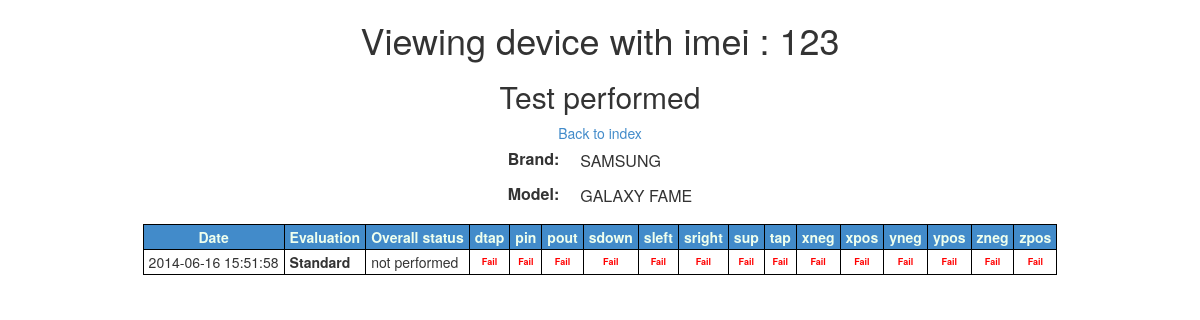
Page /admin/devices/view.php?imei=123 on the earlier database version.
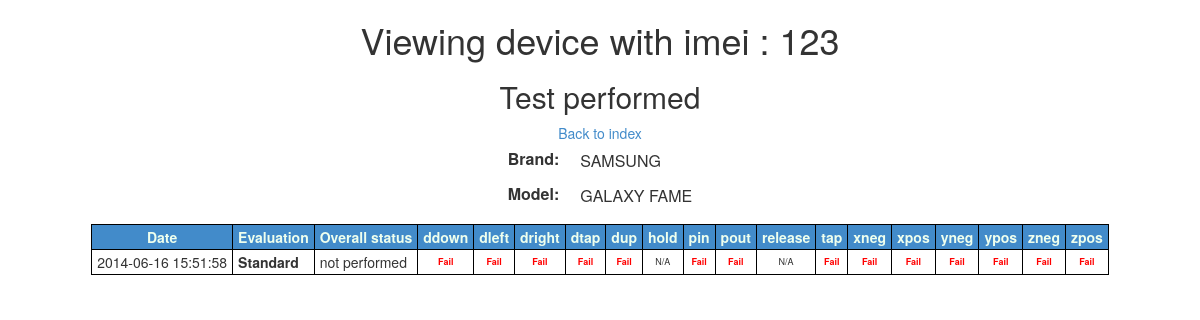
Same page on the later database version.
### tables this page shows
CREATE TABLE `tests` (
  `id_test` int(11) NOT NULL AUTO_INCREMENT,
  `name` varchar(45) DEFAULT NULL,
  `action` int(11) NOT NULL DEFAULT '26' COMMENT 'contains the different tests that can be performed, i.e. tap, double tap, swipes, pinches and more.',
  `description` varchar(45) DEFAULT NULL,
  `tag` varchar(45) NOT NULL,
  PRIMARY KEY (`id_test`),
  KEY `fk_tests_1_idx` (`action`),
  CONSTRAINT `fk_tests_1` FOREIGN KEY (`action`) REFERENCES `supported_events` (`id_event`) ON DELETE NO ACTION ON UPDATE NO ACTION
);

### admin/devices/view.php (the view, shortened to what the changed rows need)
<html>
    <head>
        <?php
        include_once '../../template/_head.php';
        include_once "../requests/getTests.php";
        ?>
        <link href="/mobile/admin/css/admin.css" rel="stylesheet" type="text/css" >
    </head>
    <body>
        <div class="container">
            <?php
            $link = mysqli_connect($hst, $usrnm, $psswrd, $schm) or die("Error " . mysqli_error($link));
            $imei = filter_input(INPUT_GET, "imei");
            $device = "SELECT d.*, b.id_brand, b.name as brand_name, m.id_model, m.name as model_name FROM devices d left outer join brands b on d.id_brand = b.id_brand left outer join models m on d.id_model = m.id_model WHERE d.imei = " . $imei . " ORDER BY d.last_use DESC LIMIT 20;" or die("Error " . mysqli_error($link));
            $device_result = $link->query($device);
            $device = mysqli_fetch_array($device_result);
            $tests_query = "SELECT t.* FROM tests t ORDER BY t.tag;";
            $tests = $link->query($tests_query);
            $resultados_result = "SELECT r.test_date, d.imei, e.name, e.description, s.name as status FROM "
                    . "results r, devices d, evaluations e, status s WHERE "
                    . "r.id_device = d.id_device AND "
                    . "r.id_evaluation = e.id_evaluation AND "
                    . "r.id_status_evaluation = s.id_status AND "
                    . "r.id_device = " . $device["id_device"] . " GROUP BY r.test_date ORDER BY r.test_date DESC;";
            $resultados = $link->query($resultados_result);
            ?>
            <center>
                <h1>Viewing device with imei : <?php echo $imei; ?></h1>
                <h2>Test performed</h2>
                <br>
                <table>
                    <thead>
                        <tr>
                            <th><span class="minify">Date</span></th>
                            <th><span class="minify">Evaluation</span></th>
                            <th><span class="minify">Overall status</span></th>
                            <?php while ($test = mysqli_fetch_array($tests)) { ?>
                            <th><span class="minify vertical"><?php echo $test['tag'] ?></span></th>
                            <?php } ?>
                        </tr>
                    </thead>
                    <tbody>
                        <?php
                        while ($resultado = mysqli_fetch_array($resultados)) {
                            ?>
                            <tr>
                                <td><span class="minify"><?php echo $resultado["test_date"] ?></span></td>
                                <td><span class="evaluation minify"><?php echo $resultado["name"] ?> </span></td>
                                <td class="<?php echo $resultado["status"] ?> minify">
                                    <span>
                                        <?php echo $resultado["status"] ?>
                                    </span>
                                </td>
                                <?php getTestResult($resultado["test_date"], $device["id_device"]); ?>
                            </tr>
                            <?php
                        }
                        ?>
                    </tbody>
                </table>
            </center>
        </div>
    </body>
</html>

### admin/requests/getTests.php (shortened to what the changed rows need)
<?php
include '../../db_info.php';
$link = mysqli_connect($hst, $usrnm, $psswrd, $schm) or die("Error " . mysqli_error($link));
function getTestResult($fecha, $device) {
    global $link;
    $query = "SELECT t.id_test, s.name as status, t.name "
            . "FROM tests t LEFT OUTER JOIN results r ON r.id_test = t.id_test AND r.id_device = " . $device . " AND r.test_date = '" . $fecha . "' LEFT OUTER JOIN status s on r.id_status_test = s.id_status "
            . " ORDER BY t.tag";
    $result = $link->query($query);
    while ($row = mysqli_fetch_array($result)) {
        ?>
        <td class="singleResult <?php echo $row["status"] ?>" >
            <?php if ($row["status"] === "passed") {
                echo "OK";
            } else {
                if ($row['status'] === "failed") {
                    echo "Fail";
                } else {
                    echo "N/A";
                }
            } ?>
        </td>
        <?php
    }
}

Differences in the rows shown:
changed tests: tag "sdown" → "ddown"
changed tests: tag "sleft" → "dleft"
changed tests: tag "sright" → "dright"
shown differently, row unchanged: tests "dtap": moves down the list
changed tests: tag "sup" → "dup"
added tests: tag "hold", shows "N/A"
shown differently, row unchanged: tests "pin": moves down the list
shown differently, row unchanged: tests "pout": moves down the list
added tests: tag "release", shows "N/A"
